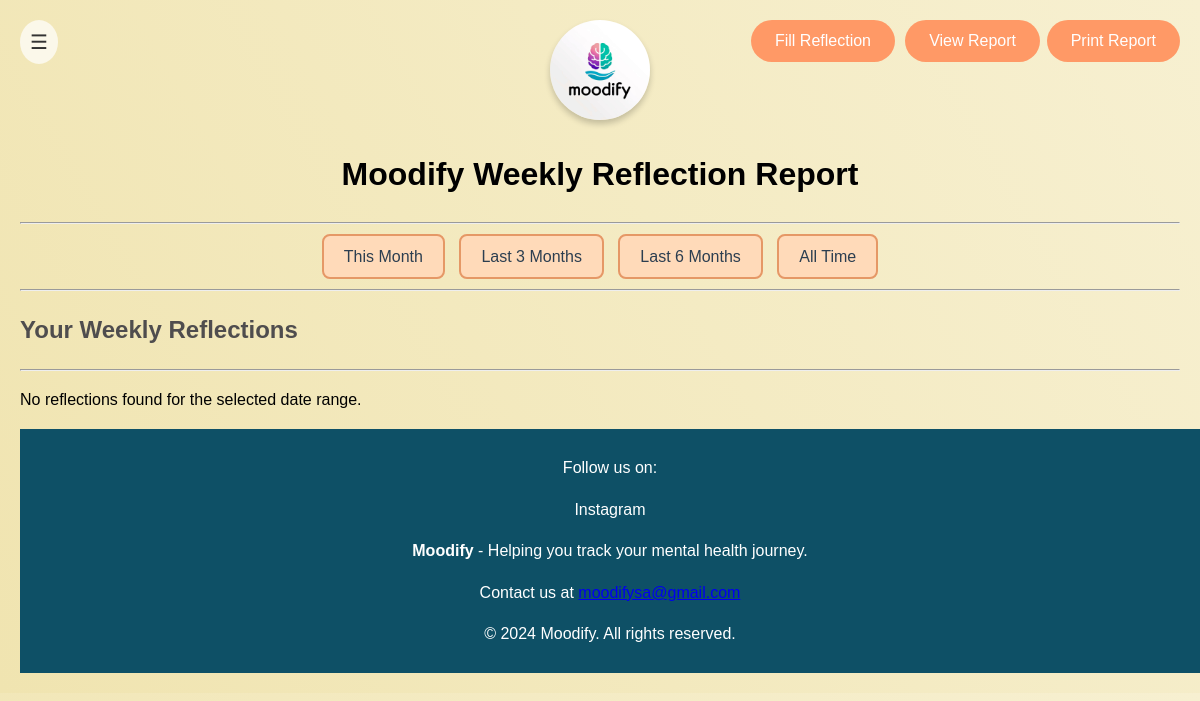
The page /reflection/weeklyreflectionform.php?view=report (signed in) on the database as committed earlier.
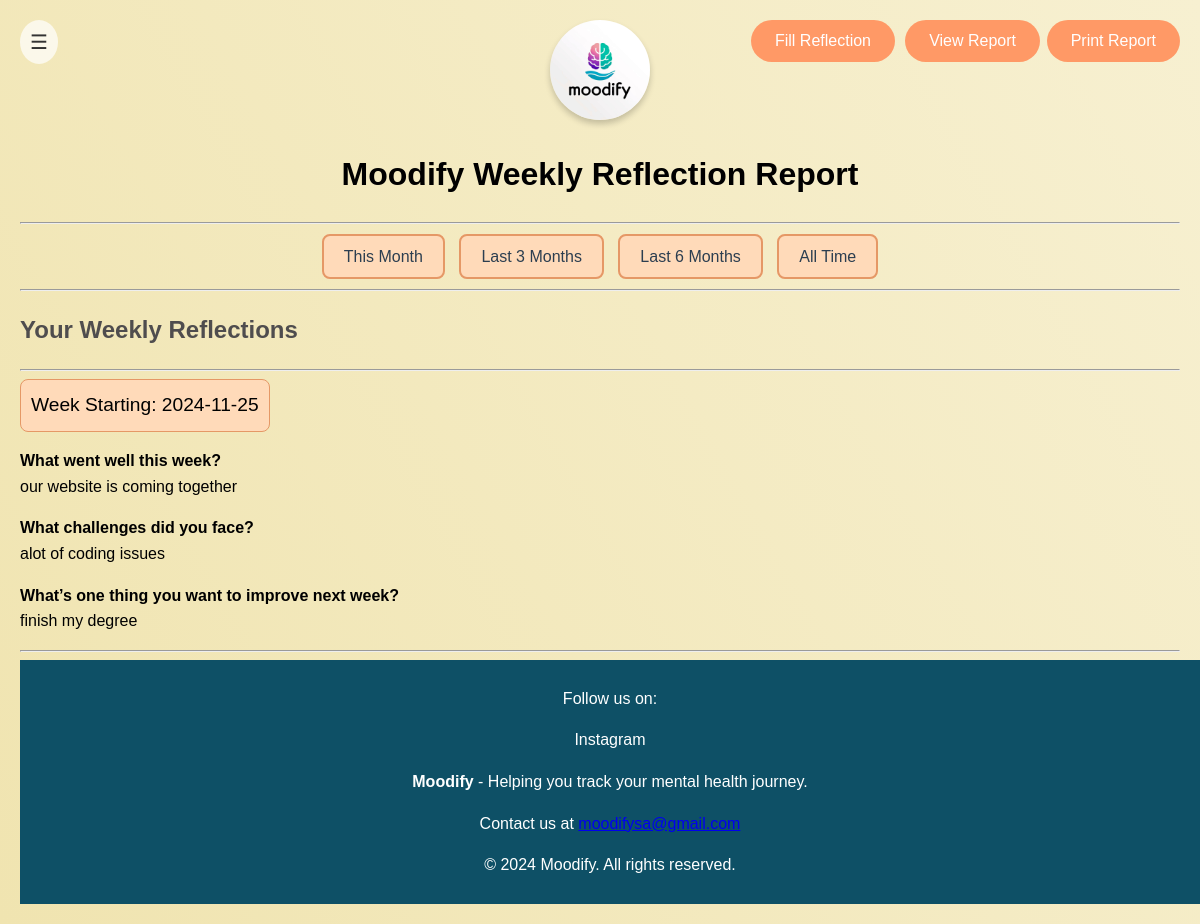
The same page on the database as committed later.
### tables this page shows
CREATE TABLE `weekly_reflections` (
  `id` int(11) NOT NULL,
  `username` varchar(50) DEFAULT NULL,
  `week_start_date` date DEFAULT NULL,
  `question_1` text DEFAULT NULL,
  `question_2` text DEFAULT NULL,
  `question_3` text DEFAULT NULL,
  `created_at` timestamp NOT NULL DEFAULT current_timestamp()
);

### reflection/weeklyreflectionform.php (the view, shortened to what this page needs)
<?php
if (isset($_SESSION['username'])) {
    $username = $_SESSION['username'];
} elseif (isset($_COOKIE['username'])) {
    $username = $_COOKIE['username'];
} else {
    $username = "Guest";
}
$host = 'localhost';
$user = 'root';
$password = '';
$dbname = 'mentalhealthapp';
$conn = new mysqli($host, $user, $password, $dbname);
$view = isset($_GET['view']) ? $_GET['view'] : 'form';
?>
<!DOCTYPE html>
<html lang="en">
<head>
</head>
<body class="report-page">
<button class="toggle-btn" id="toggle-btn">☰</button>
    <?php if ($view === 'report'): ?>
        <header style="text-align: center; margin-bottom: 20px;">
            <img src="../images/moodifylogo.jpg" alt="Moodify Logo" style="width: 100px; height: auto;" class="reportimage">
            <h1>Moodify Weekly Reflection Report</h1>
            <a href="?view=form"><button style="position: absolute; top: 20px; right: 305px;">Fill Reflection</button></a>
            <a href="?view=report"><button style="position: absolute; top: 20px; right: 160px;">View Report</button></a>
            <button style="position: absolute; top: 20px; right: 20px;" onclick="window.print()">Print Report</button>
        </header>
        <hr>
        <div class="button-container no-print" style="text-align: center; margin-bottom: 20px;">
            <a href="?view=report&filter=this_month" class="filter-button">This Month</a>
            <a href="?view=report&filter=last_3_months" class="filter-button">Last 3 Months</a>
            <a href="?view=report&filter=last_6_months" class="filter-button">Last 6 Months</a>
            <a href="?view=report&filter=all" class="filter-button">All Time</a>
        </div>
        <hr class="no-print">
        <h2 class="reflec" >Your Weekly Reflections</h2>
        <hr>
        <?php
$date_condition = "";
        $sql = "SELECT week_start_date, question_1, question_2, question_3
        FROM weekly_reflections
        WHERE username = '$username' $date_condition
        ORDER BY week_start_date DESC";
        $result = $conn->query($sql);
        if ($result->num_rows > 0) {
            while ($row = $result->fetch_assoc()) {
                echo "<div class='week-box'>Week Starting: " . $row['week_start_date'] . "</div>";
                echo "<p><strong>What went well this week?</strong><br>" . htmlspecialchars($row['question_1']) . "</p>";
                echo "<p><strong>What challenges did you face?</strong><br>" . htmlspecialchars($row['question_2']) . "</p>";
                echo "<p><strong>What’s one thing you want to improve next week?</strong><br>" . htmlspecialchars($row['question_3']) . "</p>";
                echo "<hr>";
            }
        } else {
            echo "<p>No reflections found for the selected date range.</p>";
        }
        ?>
    <?php endif; ?>
<footer class="footer">
  <div class="footer-content">
    <div class="social-media no-print">
      <p>Follow us on:</p>
      <a href="https://www.instagram.com/moodifysa/profilecard/?igsh=aXp6ejFjcHF2Z2E3" class="social-link">Instagram</a>
    </div>
    <div class="report-only">
      <center>
        <p><strong>Moodify</strong> - Helping you track your mental health journey.</p>
        <p>Contact us at <a href="mailto:moodifysa@gmail.com">moodifysa@gmail.com</a></p>
      <p>© 2024 Moodify. All rights reserved.</p>
      </center>
    </div>
  </div>
</footer>
</body>
</html>

### reflection/weeklyreflectionform.php (style rules this page uses)
body { font-family: Arial, sans-serif; margin: 20px; line-height: 1.6; background: linear-gradient(60deg, #f0e4b0 0%, #f7f0d1 100%); }
h2 { color: white; }
button { background-color: #FF9966; color: white; border: none; border-radius: 25px; padding: 12px 24px; font-size: 16px; cursor: pointer; transition: all 0.3s ease; }
.reportimage { width: 200px; height: 200px; box-shadow: 0px 4px 6px rgba(0, 0, 0, 0.2); border-radius: 50%; object-fit: cover; }
.week-box { background-color: #FFDAB9; color: #000; border: 1px solid #E59866; padding: 10px; font-size: 1.2em; border-radius: 8px; width: fit-content; margin-bottom: 10px; }
.button-container { margin: 20px auto; }
.reflec { color: #4f4d4e; }
.filter-button { background-color: #FFDAB9; color: #2c3e50; text-decoration: none; padding: 12px 20px; margin: 5px; border: 2px solid #E59866; border-radius: 8px; font-size: 1rem; transition: all 0.3s ease; }
.toggle-btn { position: absolute; top: 20px; left: 20px; background-color: rgba(255, 255, 255, 0.7); color: #333; padding: 10px; border: none; border-radius: 50%; cursor: pointer; font-size: 20px; z-index: 3; transition: background-color 0.3s ease, transform 0.2s ease; }
footer { background-color: #0e5066; color: white; text-align: center; padding: 10px; width: 100%; }
.footer-content { max-width: 1000px; margin: 0 auto; }
.social-media { margin-bottom: 5px; }
.social-link { margin: 0 8px; color: white; text-decoration: none; transition: color 0.3s ease; }
.report-only { display: none; }
body.report-page .report-only { display: block; }

Rows that differ between the two databases and show on the page:
added weekly_reflections: week_start_date "2024-11-25", question_1 "our website is coming together", question_2 "alot of coding issues", question_3 "finish my degree"
Other text that changed with them:
text no longer shown: "No reflections found for the selected date range."
